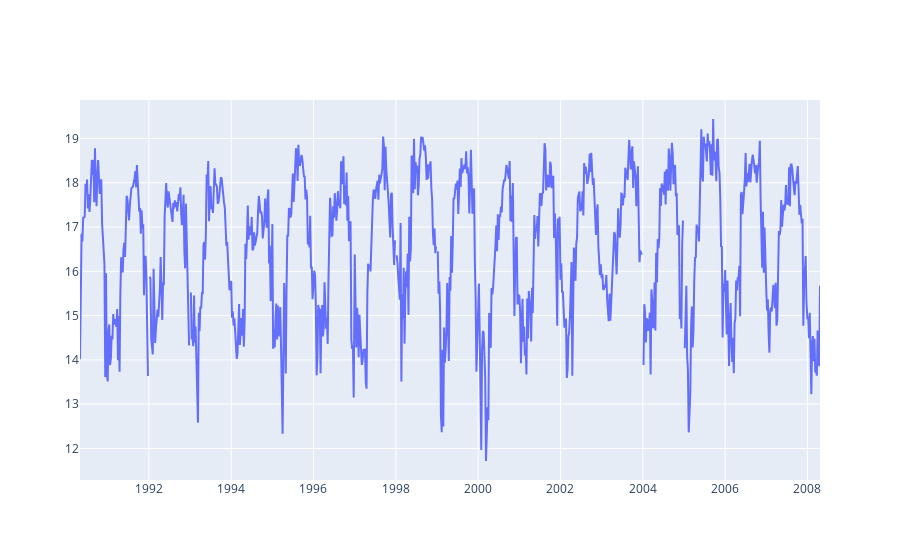

Here is the notebook cell this chart was saved with:
### Code cell
fig.show()

### Figure 1 — Plotly figure (JSON) as saved in the notebook; plotly's stock layout.template omitted (floating-point values rounded to 4 significant figures; data arrays with more than 128 entries replaced by an {"elided": "..."} marker saying what was removed)
{"data": [{"type": "scatter", "x": {"elided": "936 str values"}, "y": {"elided": "936 float values"}}], "layout": {"autosize": true, "xaxis": {"autorange": true, "range": ["1990-04-30", "2008-04-22"], "type": "date"}, "yaxis": {"autorange": true, "range": [11.29, 19.87], "type": "linear"}}}
